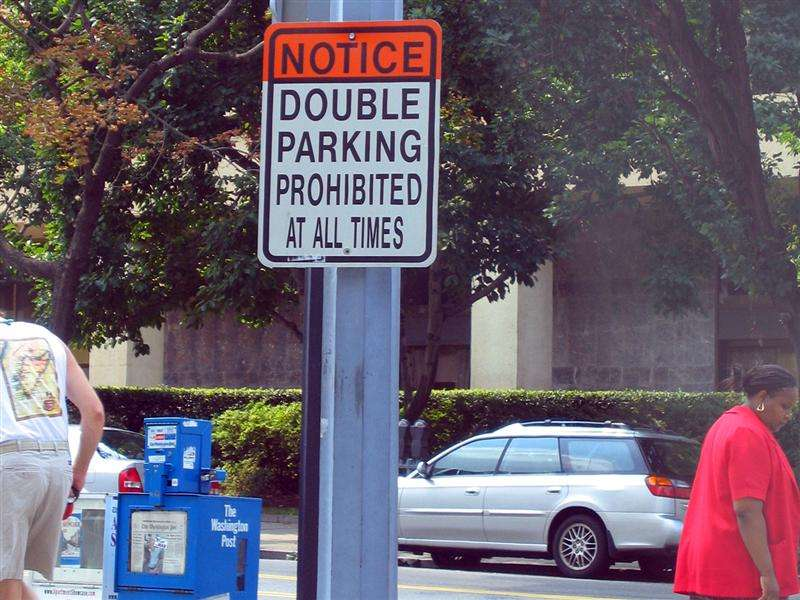
#> input picture 21-2 산업 컴퓨터비젼 실제/실습/data/scenetext01.jpg, 800 x 600 px, found by its file name
$ python 20211027-01.py
#> lines starting #> are read from the running program, lines starting #| are printed output that depends on the picture; after the words box and inside, x2 and y2 are one past the last pixel; in counts of white or black regions, pixels touching at a corner belong together
# -*- coding: utf-8 -*-
"""
Created on Wed Oct 27 20:49:45 2021

@author: kadmin
"""

import cv2
import numpy as np

img = cv2.imread('../data/scenetext01.jpg', cv2.IMREAD_COLOR)
#> img is the input picture: shape (600, 800, 3); mean B, G, R 108.1, 94.7, 105.4
corners = cv2.cornerHarris(cv2.cvtColor(img, cv2.COLOR_RGB2GRAY), 2, 3, 0.04)
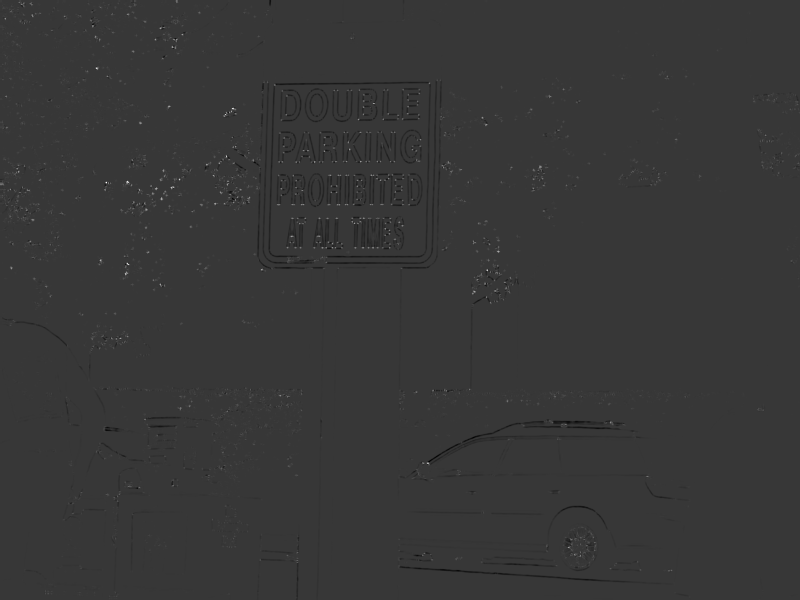
#> corners: shape (600, 800) float32; min -0.0104, max 0.0374, mean -1.86e-05; drawn with min black and max white

corners = cv2.dilate(corners, None)
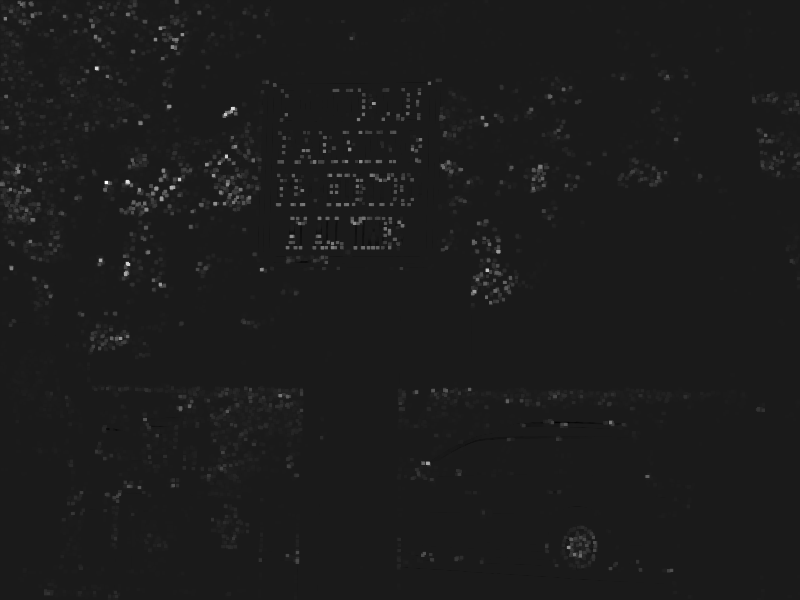
#> corners: shape (600, 800) float32; min -0.00439, max 0.0374, mean 0.00027; drawn with min black and max white

show_img = np.copy(img)
show_img[corners>0.1*corners.max()]=[0,0,255]
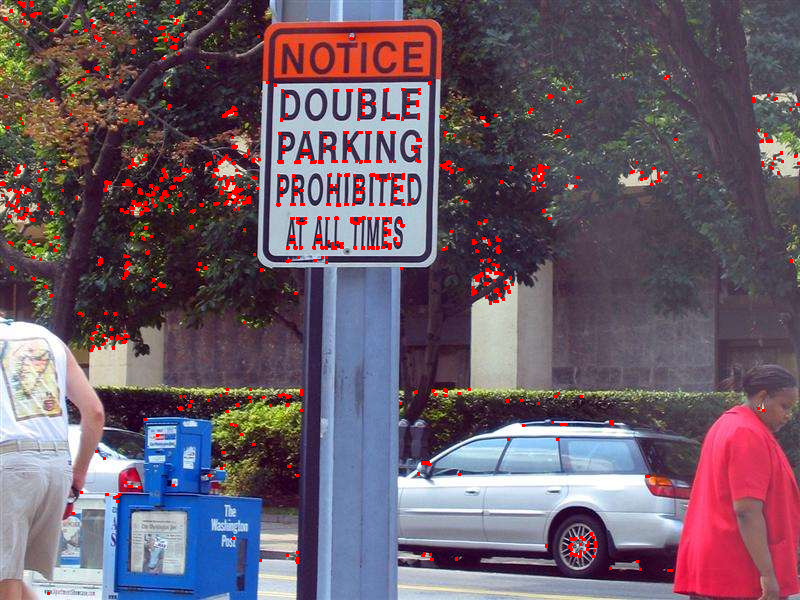
#> show_img: shape (600, 800, 3); 1.97% of pixels changed, all inside (x1, y1, x2, y2) = (0, 0, 800, 595)

corners = cv2.normalize(corners, None, 0, 255, cv2.NORM_MINMAX).astype(np.uint8)
show_img = np.hstack((show_img, cv2.cvtColor(corners, cv2.COLOR_GRAY2BGR)))
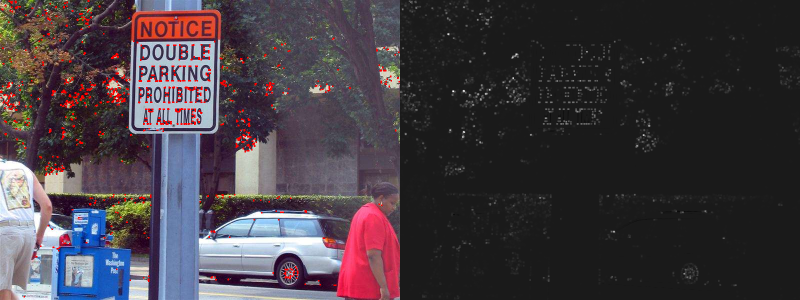
#> show_img: shape (600, 1600, 3) (shown at 1/2 size); mean B, G, R 66.7, 60.1, 67.9

cv2.imshow('Harris corner detector', show_img)
if cv2.waitKey(0) == 27:
#> (key Esc is pressed here)
    cv2.destroyAllWindows()

fast = cv2.FastFeatureDetector_create(30, True, cv2.FAST_FEATURE_DETECTOR_TYPE_9_16)
kp = fast.detect(img)
#> kp = 5526 keypoints; strongest (x, y, size): (224, 115, 7), (126, 182, 7), (262, 269, 7), (96, 67, 7)

show_img = np.copy(img)
for p in cv2.KeyPoint_convert(kp):
    cv2.circle(show_img, tuple(p), 2, (0, 255, 0), cv2.FILLED)
#> this loop made 5526 passes
#> p on passes 1 to 3: [3, 3], [7, 3], [10, 3]
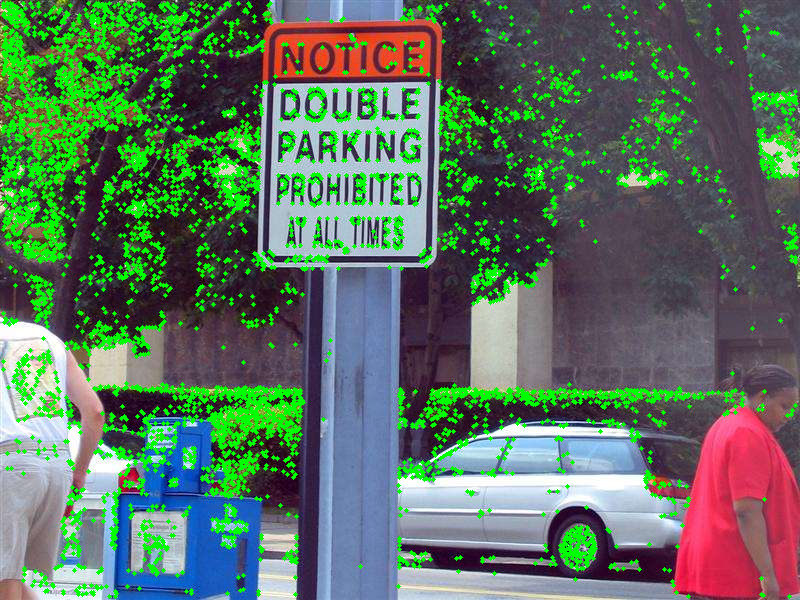
#> show_img: shape (600, 800, 3); 12.97% of pixels changed, all inside (x1, y1, x2, y2) = (1, 1, 799, 599)

cv2.imshow('FAST corner detector', show_img)
if cv2.waitKey(0) == 27:
#> (key Esc is pressed here)
    cv2.destroyAllWindows()

fast.setNonmaxSuppression(False)
kp = fast.detect(img)
#> kp = 17033 keypoints; strongest (x, y, size): (3, 3, 7), (7, 3, 7), (10, 3, 7), (22, 3, 7)

for p in cv2.KeyPoint_convert(kp):
    cv2.circle(show_img, tuple(p), 2, (0, 255, 0), cv2.FILLED)
#> this loop made 17033 passes
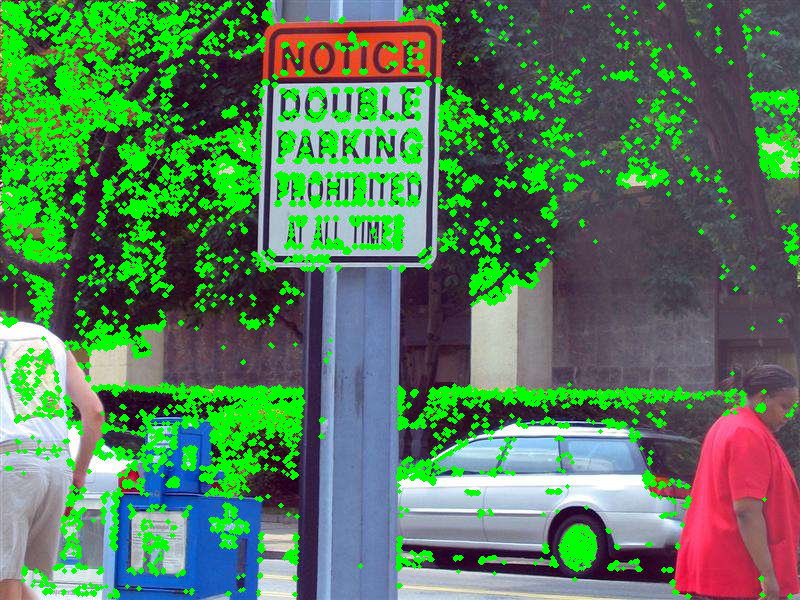
#> show_img: shape (600, 800, 3); 5.82% of pixels changed, all inside (x1, y1, x2, y2) = (1, 1, 799, 599)

cv2.imshow('FAST corner detector', show_img)
if cv2.waitKey(0) == 27:
#> (key Esc is pressed here)
    cv2.destroyAllWindows()

$ run again, with 21-2 산업 컴퓨터비젼 실제/실습/data/0.jpg copied over 21-2 산업 컴퓨터비젼 실제/실습/data/scenetext01.jpg
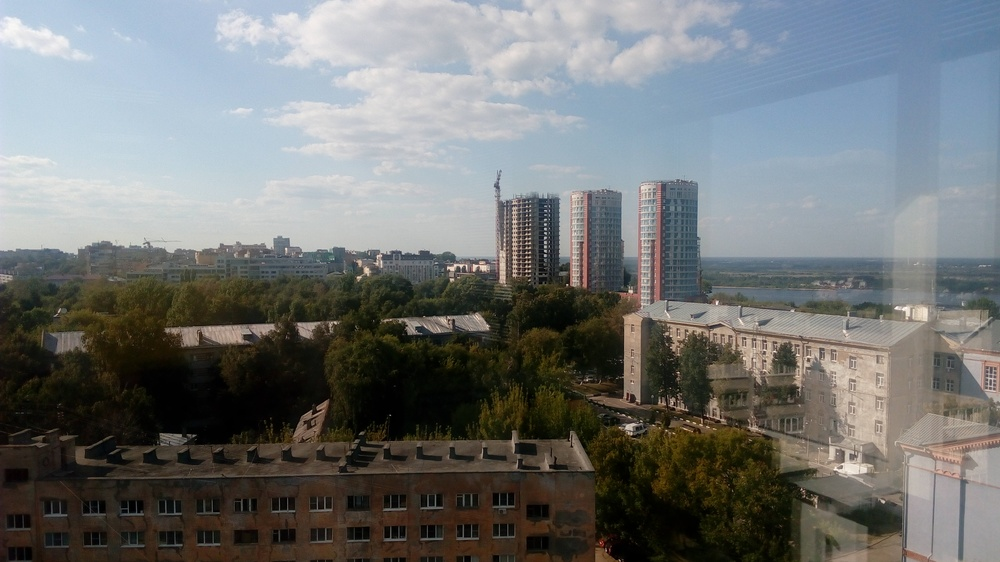
#> input picture 21-2 산업 컴퓨터비젼 실제/실습/data/0.jpg, 1000 x 562 px, shrunk from 4096 x 2304 before the run, found by its file name
#> img is the input picture: shape (562, 1000, 3); mean B, G, R 116.1, 116.4, 113.8
#> `kp = fast.detect(img)`: kp = 2216 keypoints; strongest (x, y, size): (529, 257, 7), (619, 427, 7), (567, 284, 7), (774, 351, 7)
#> the loop `for p in cv2.KeyPoint_convert(kp):` made 2216 passes
#> p on passes 1 to 3: [500, 171], [497, 172], [499, 175]
#> after the loop `for p in cv2.KeyPoint_convert(kp):`:
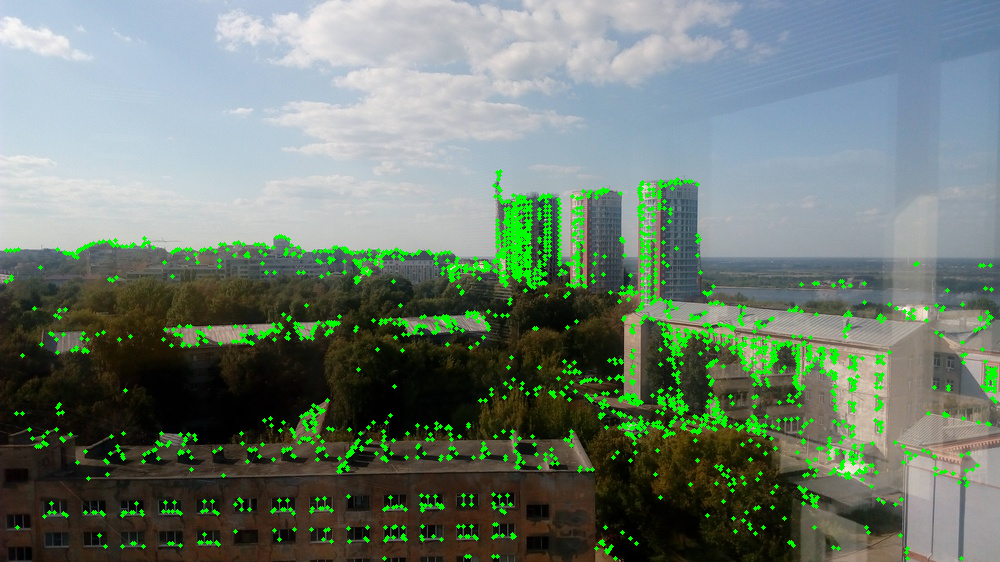
#> show_img: shape (562, 1000, 3); 4.57% of pixels changed, all inside (x1, y1, x2, y2) = (4, 169, 998, 561)
#> `kp = fast.detect(img)`: kp = 5370 keypoints; strongest (x, y, size): (497, 170, 7), (500, 170, 7), (497, 171, 7), (499, 171, 7)
#> the loop `for p in cv2.KeyPoint_convert(kp):` made 5370 passes
#> p on passes 1 to 3: [497, 170], [500, 170], [497, 171]
#> after the loop `for p in cv2.KeyPoint_convert(kp):`:
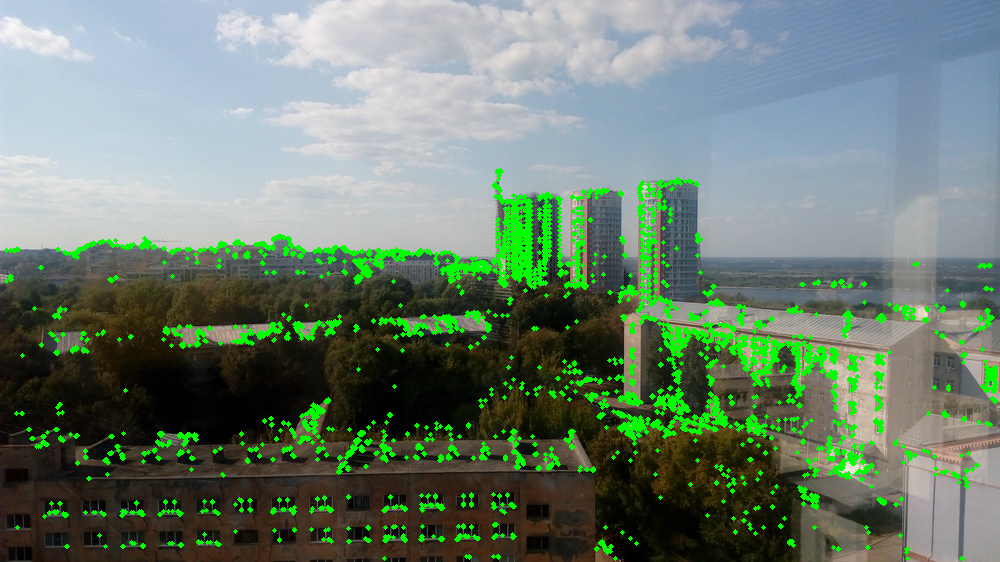
#> show_img: shape (562, 1000, 3); 1.61% of pixels changed, all inside (x1, y1, x2, y2) = (7, 168, 998, 561)

$ run again, with 21-2 산업 컴퓨터비젼 실제/실습/data/1.jpg copied over 21-2 산업 컴퓨터비젼 실제/실습/data/scenetext01.jpg
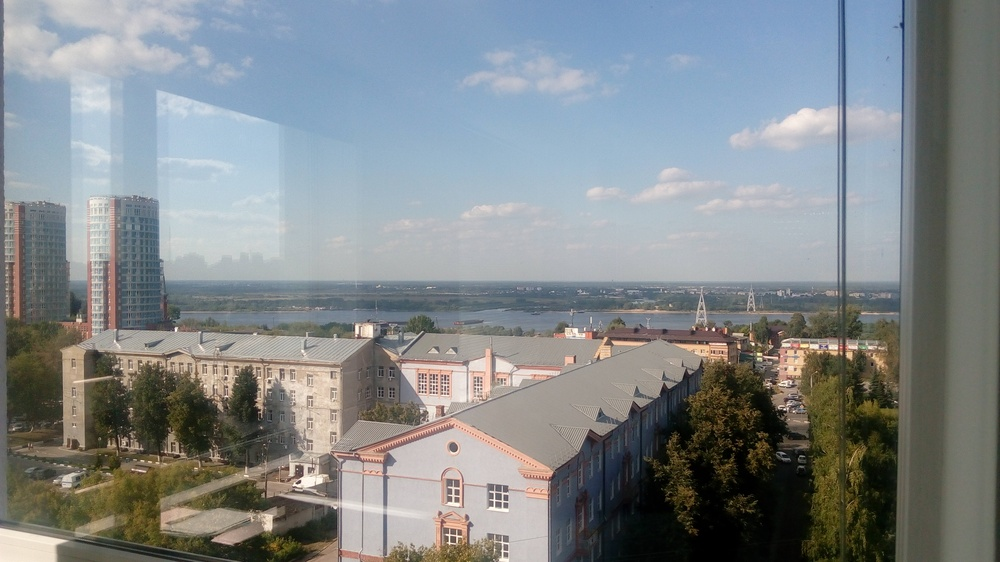
#> input picture 21-2 산업 컴퓨터비젼 실제/실습/data/1.jpg, 1000 x 562 px, shrunk from 4096 x 2304 before the run, found by its file name
#> img is the input picture: shape (562, 1000, 3); mean B, G, R 138.8, 136.4, 130.6
#> `kp = fast.detect(img)`: kp = 2623 keypoints; strongest (x, y, size): (300, 481, 7), (753, 344, 7), (131, 408, 7), (713, 330, 7)
#> the loop `for p in cv2.KeyPoint_convert(kp):` made 2623 passes
#> p on passes 1 to 3: [901, 20], [900, 23], [895, 26]
#> after the loop `for p in cv2.KeyPoint_convert(kp):`:
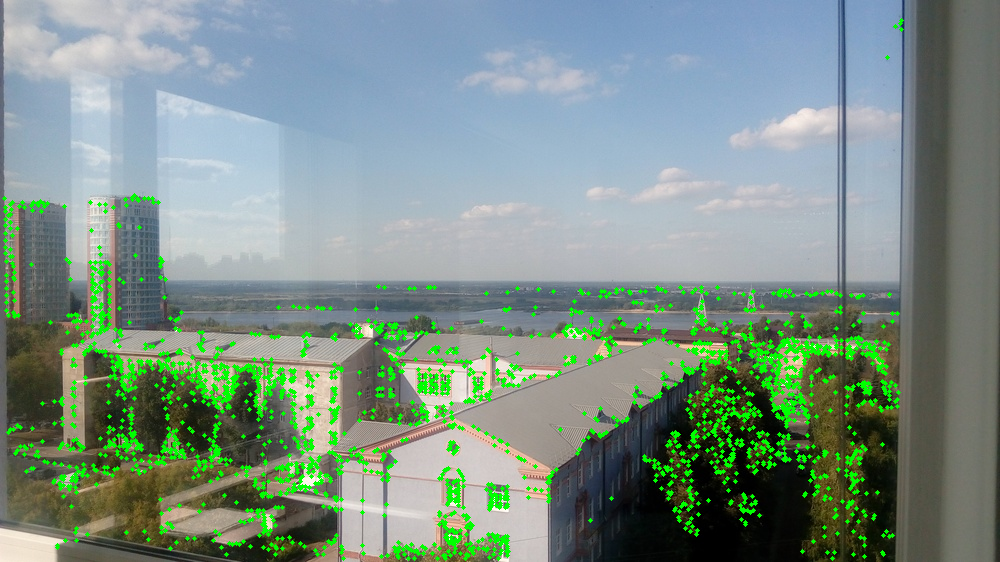
#> show_img: shape (562, 1000, 3); 5.44% of pixels changed, all inside (x1, y1, x2, y2) = (2, 18, 904, 561)
#> `kp = fast.detect(img)`: kp = 6668 keypoints; strongest (x, y, size): (901, 20, 7), (901, 21, 7), (900, 23, 7), (900, 24, 7)
#> the loop `for p in cv2.KeyPoint_convert(kp):` made 6668 passes
#> p on passes 1 to 3: [901, 20], [901, 21], [900, 23]
#> after the loop `for p in cv2.KeyPoint_convert(kp):`:
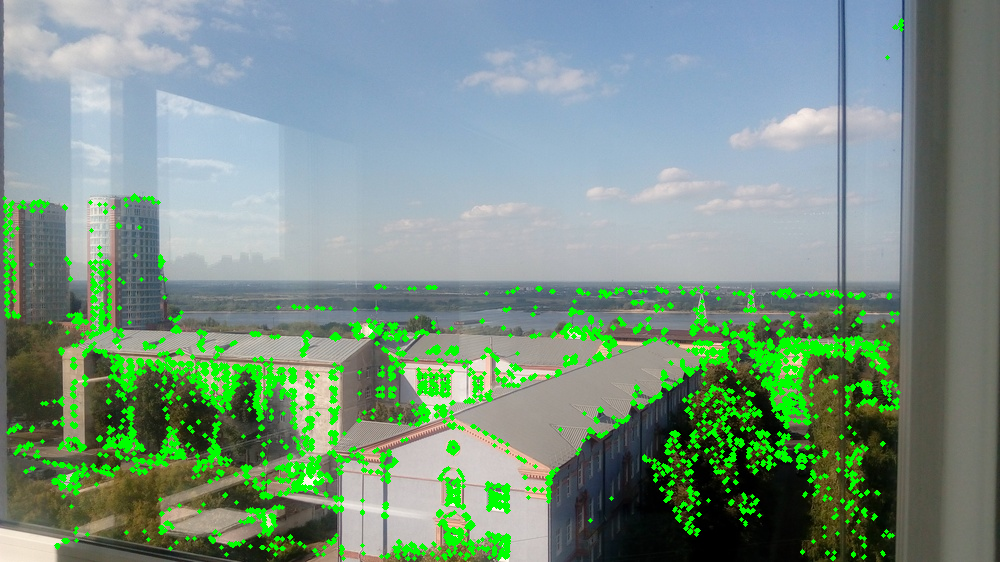
#> show_img: shape (562, 1000, 3); 2.03% of pixels changed, all inside (x1, y1, x2, y2) = (2, 21, 904, 561)

$ run again, with 21-2 산업 컴퓨터비젼 실제/실습/data/people.jpg copied over 21-2 산업 컴퓨터비젼 실제/실습/data/scenetext01.jpg
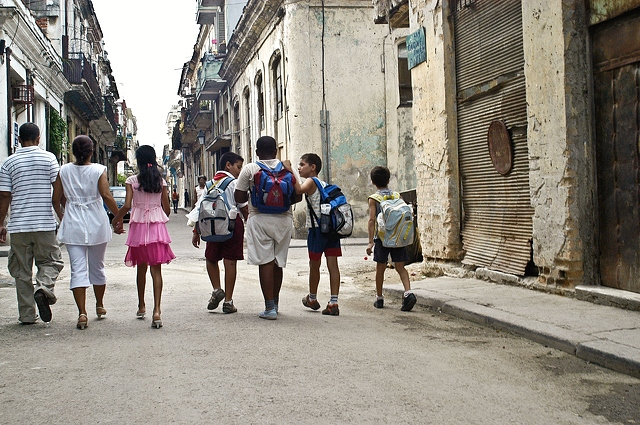
#> input picture 21-2 산업 컴퓨터비젼 실제/실습/data/people.jpg, 640 x 425 px, found by its file name
#> img is the input picture: shape (425, 640, 3); mean B, G, R 129.8, 138.9, 144.9
#> `kp = fast.detect(img)`: kp = 4881 keypoints; strongest (x, y, size): (178, 93, 7), (179, 101, 7), (197, 23, 7), (118, 97, 7)
#> the loop `for p in cv2.KeyPoint_convert(kp):` made 4881 passes
#> p on passes 1 to 3: [23, 3], [47, 3], [51, 3]
#> after the loop `for p in cv2.KeyPoint_convert(kp):`:
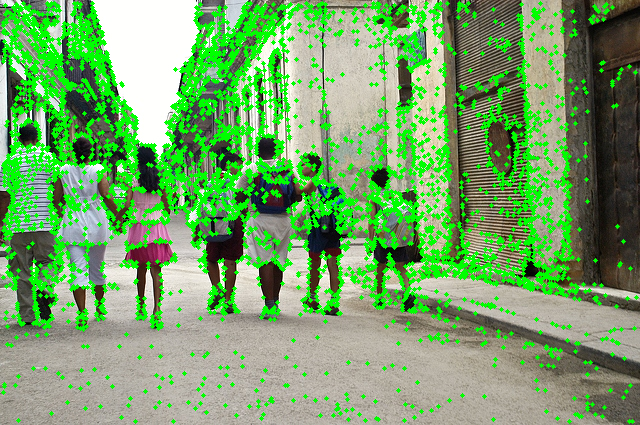
#> show_img: shape (425, 640, 3); mean B, G, R 105, 163.7, 117.5
#> `kp = fast.detect(img)`: kp = 12516 keypoints; strongest (x, y, size): (15, 3, 7), (23, 3, 7), (46, 3, 7), (47, 3, 7)
#> the loop `for p in cv2.KeyPoint_convert(kp):` made 12516 passes
#> p on passes 1 to 3: [15, 3], [23, 3], [46, 3]
#> after the loop `for p in cv2.KeyPoint_convert(kp):`:
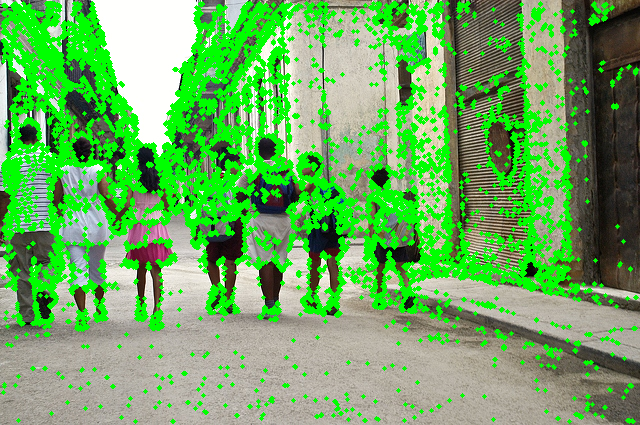
#> show_img: shape (425, 640, 3); 6.28% of pixels changed, all inside (x1, y1, x2, y2) = (1, 1, 639, 424)
